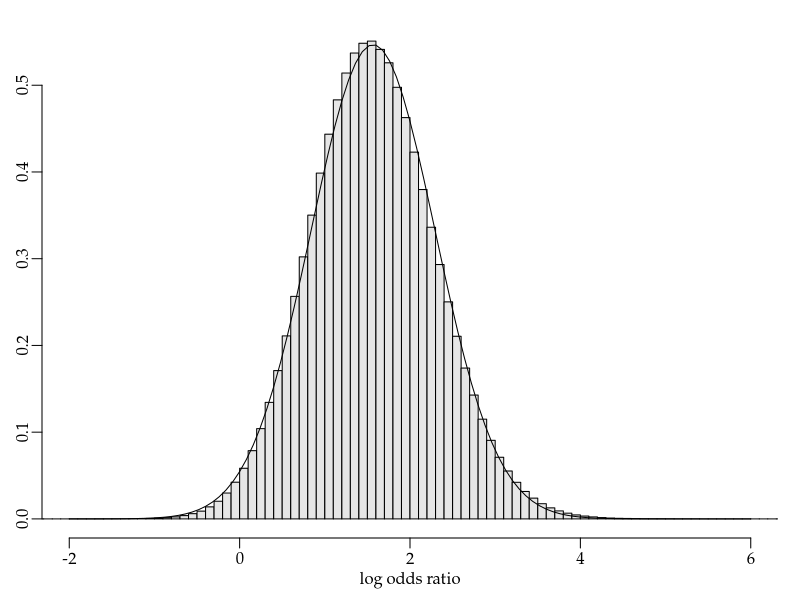

This chart was generated by the following R code: (Note: this script raises an error after producing the figure.)
args = commandArgs()
basename = sub(".R$", "", sub("^--file=(.*/)?", "", args[grep("^--file=", args)]))
if (length(basename) != 0)
    pdf(file=paste0(basename, "_tmp.pdf"), colormodel="gray", width=7, height=4)
# par(family="Latin Modern Mono 10 Regular")
# par(family="HiraKakuProN-W3")
par(family="Palatino")
par(mgp=c(1.5,0.5,0)) # title and axis margins. default: c(3,1,0)
par(mar=c(3,2,1,1)+0.1) # bottom, left, top, right margins. default: c(5,4,4,2)+0.1

set.seed(12345678) # 乱数の初期化
odds = function(n, a, b) {
  r = rbeta(n, a+0.5, b+0.5)
  r/(1 - r)
}
logoddsratio = log(odds(1e7, 12, 6) / odds(1e7, 5, 12))
hist(logoddsratio, breaks=seq(-3,8,0.1), freq=FALSE, xlim=c(-2,6),
     col=gray(0.9), main="", xlab="log odds ratio", ylab="")
curve(dnorm(x, mean(logoddsratio), sd(logoddsratio)), add=TRUE)

dev.off()
embedFonts(paste0(basename, "_tmp.pdf"), outfile=paste0(basename, ".pdf"),
           options="-c \"<</NeverEmbed []>> setdistillerparams\" -f ")
